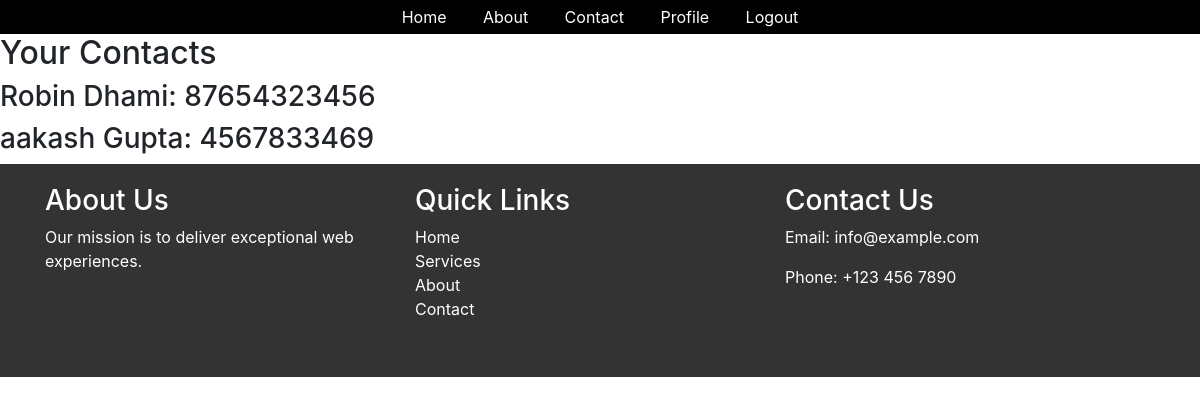
The page /contact/ (signed in) on the database as committed earlier.
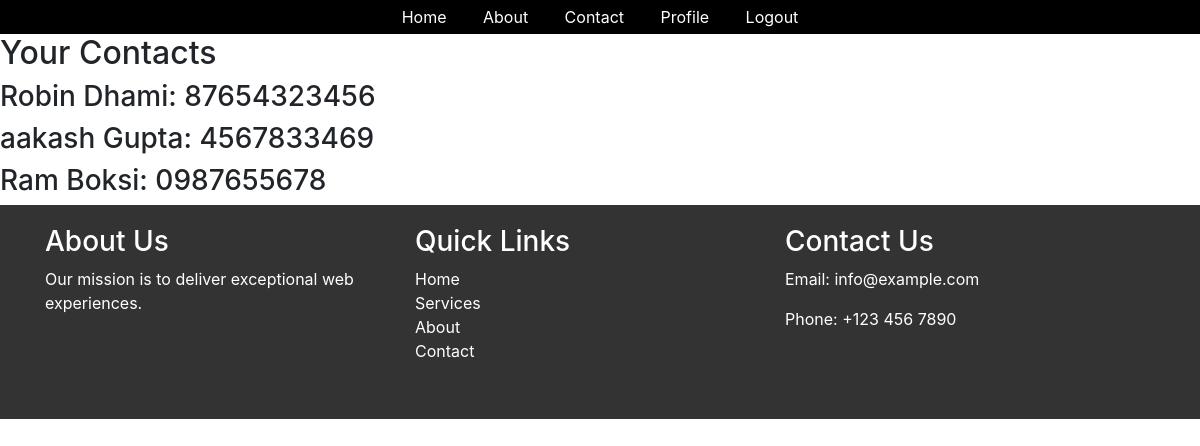
The same page on the database as committed later.
### home/models.py (models this page shows)
class Student(models.Model):
    User= models.ForeignKey(User,on_delete=models.SET_NULL,null=True,blank=True) #This is used to authenticate user
    name=models.CharField(max_length=100)
    image= models.ImageField(upload_to="stud")
    email=models.EmailField(unique=True,default="")
    bio= models.TextField(blank=True)
    phone= models.CharField(max_length=20, null=True, blank=True)

### home/views.py (the view)
# urls.py: path('contact/',contact,name='contact'),
@login_required(login_url='/login/')
def contact(request):
    queryset = Student.objects.all()
    print(queryset)
    context = {"students": queryset}
    print("context",context)
    return render(request, 'contact.html',context)

### home/Templates/contact.html (shortened to what this page needs)
{% extends 'base.html' %}
{% block start %}
    <h2>Your Contacts</h2>
    {% for student in students %}
        <h3>{{ student.name}}: {{ student.phone }}</h3>
    {% endfor %}
{% endblock %}

Rows that differ between the two databases and show on the page:
added Student: name "Ram Boksi", phone "0987655678"
